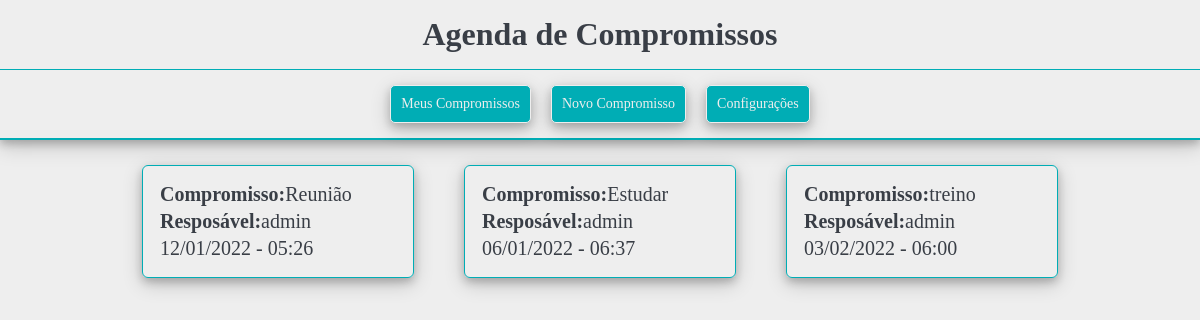
Before: / with the older database file.
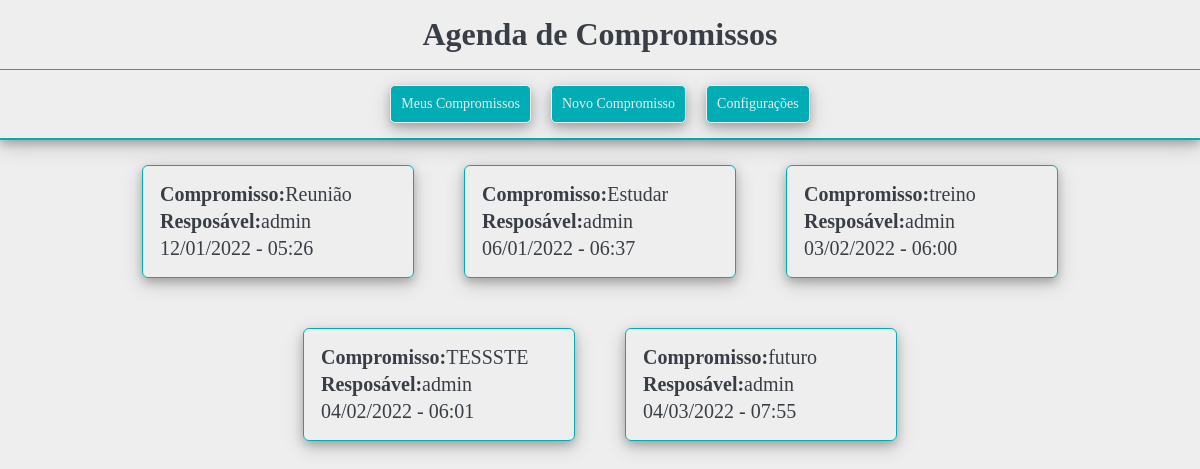
After: the same page with the newer database file.
### agendacore/models.py (models this page shows, shortened)
class Compromisso(models.Model):
    titulo = models.CharField(max_length=50)
    descricao = models.TextField(blank=True, null=True)
    data_compromisso = models.DateTimeField(verbose_name='Data do Compromisso')
    data_criacao = models.DateTimeField(auto_now=True)
    usuario = models.ForeignKey(User, on_delete=models.CASCADE)
    situacao = models.CharField(max_length=10, default='Aberto')
    concluido = models.BooleanField(default=False)
    def get_data_compromisso(self):
        return self.data_compromisso.strftime('%d/%m/%Y - %H:%M')

### agendacore/views.py (the view)
# urls.py: path('', views.listaCompromisso, name='index'),
def listaCompromisso(request):
    compromisso = Compromisso.objects.all()
    response = {'compromissos': compromisso}
    return render(request, 'compromisso.html', response)

### templates/compromisso.html
{% include 'header.html' %}
<div class="menu">
    <a href="/meuscompromissos" class="botao menu-botao">Meus Compromissos</a>
    <a href="#" class="botao menu-botao">Novo Compromisso</a>
    <a href="#" class="botao menu-botao">Configurações</a>
  </div>
</div>
<div class="container">
  <div class="row">
    {% for compromisso in compromissos  %}
    <div class="card">
      <div class="card-content">
        <ul>
          <li class="compromisso"><b>Compromisso:</b>{{compromisso.titulo}}</li>
          <li class="responsavel"><b>Resposável:</b>{{compromisso.usuario}}</li>
          <li class="data-hora"> {{compromisso.get_data_compromisso}}</li>
        </ul>
      </div>
    </div>
    {% endfor %}
  </div>
</div>
{% include 'footer.html' %}

Changed rows visible on the page:
added Compromisso: titulo "TESSSTE", usuario "admin", get_data_compromisso "04/02/2022 - 06:01"
added Compromisso: titulo "futuro", usuario "admin", get_data_compromisso "04/03/2022 - 07:55"
